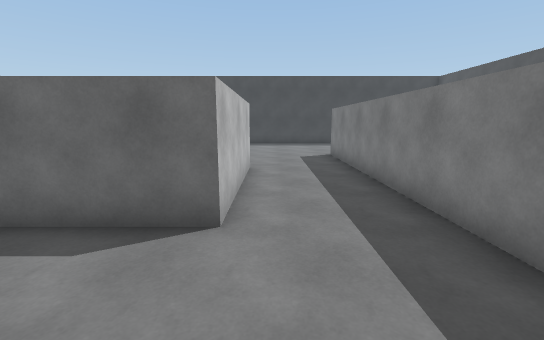
[1] (above)

22 first-person views from a walk through a 3-D level made in the Unity game engine. The camera is 1.5 m above the floor, tilts 10° down and sees 90° across. The floor is counted in squares, 1 m on a side. Each view is taken from the middle of a square. On the plan, view 1 faces up. The plan holds only what a view shows up to about 14 squares ahead; the rest is blank. Surface patterns are stand-ins for the level's own textures.

[2]
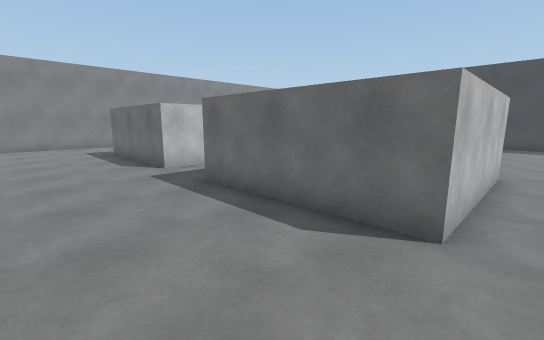

[3]
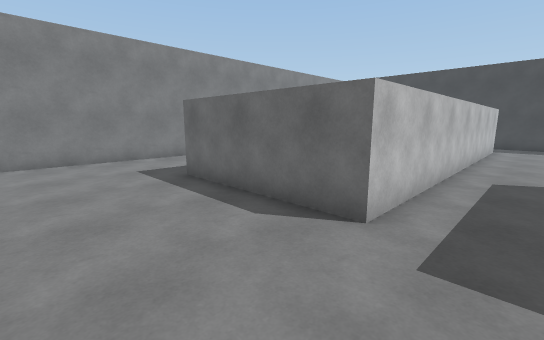

[4]
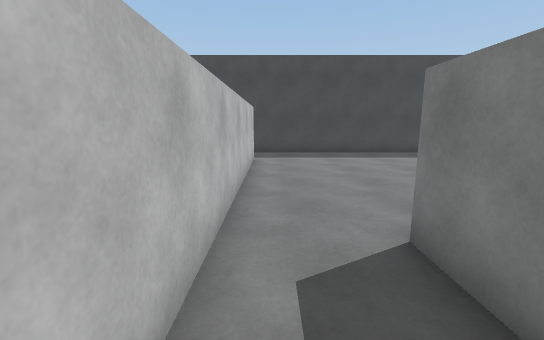

[5]
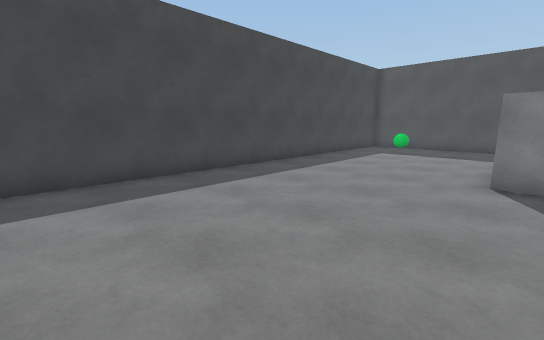

[6]
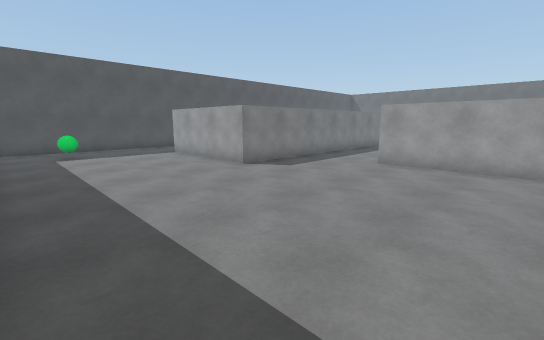

[7]
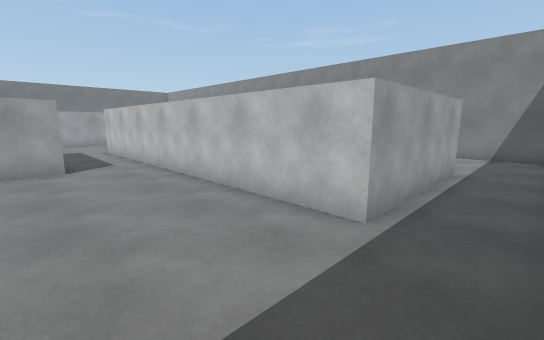

[8]
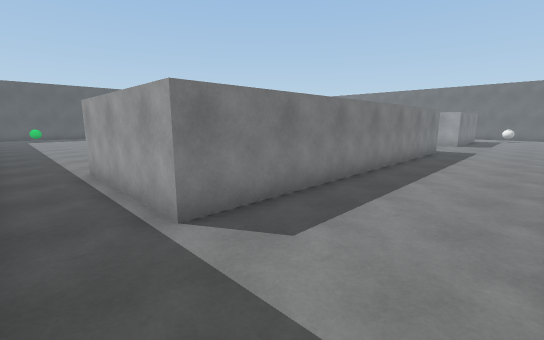

[9]
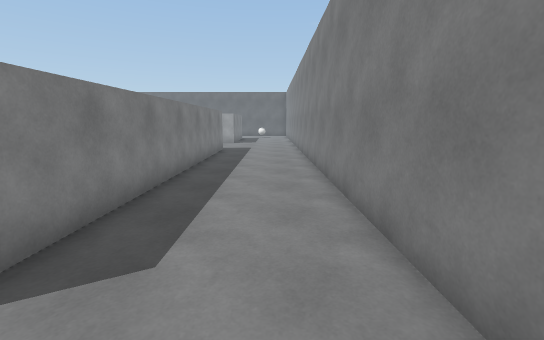

[10]
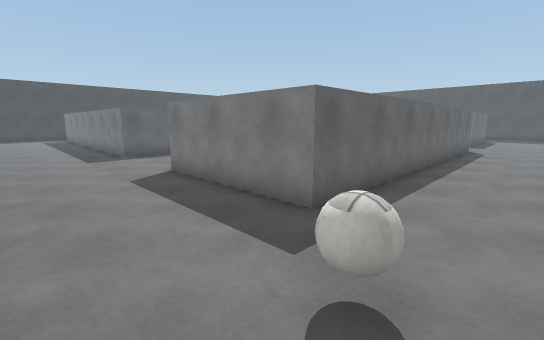

[11]
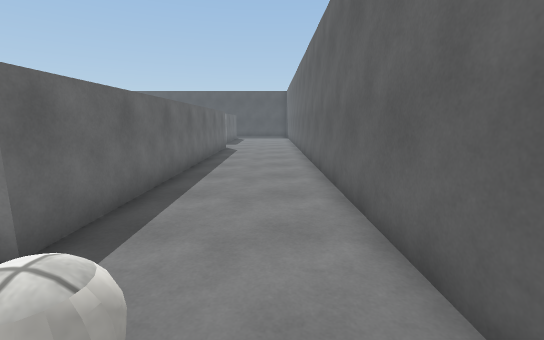

[12]
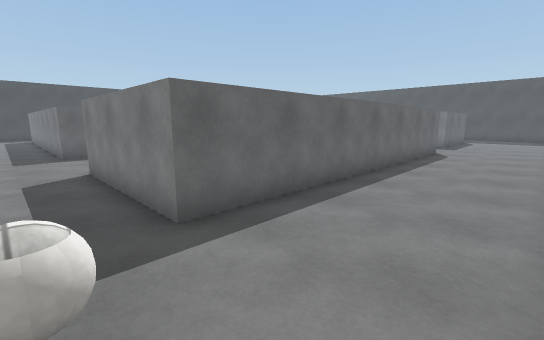

[13]
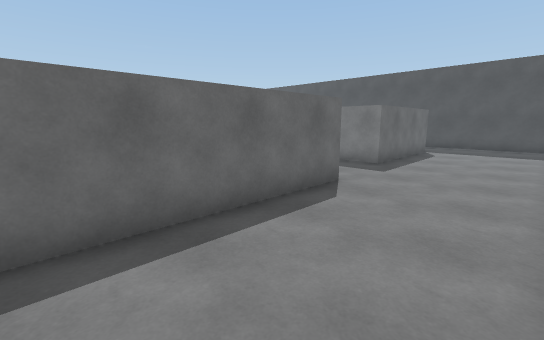

[14]
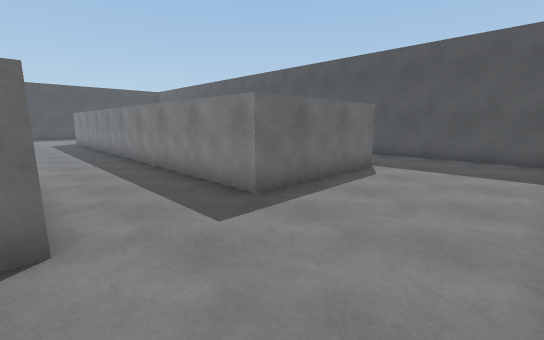

[15]
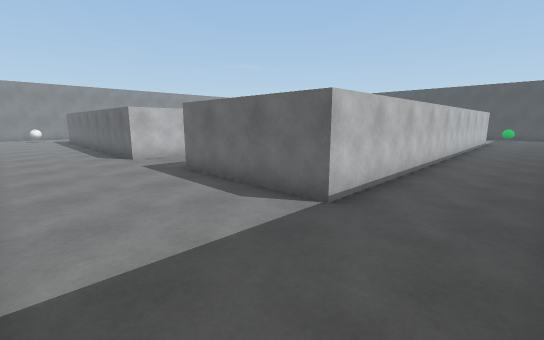

[16]
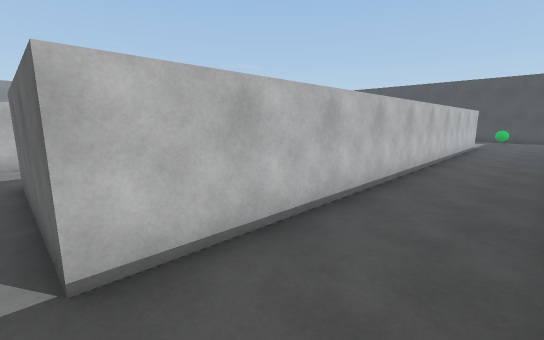

[17]
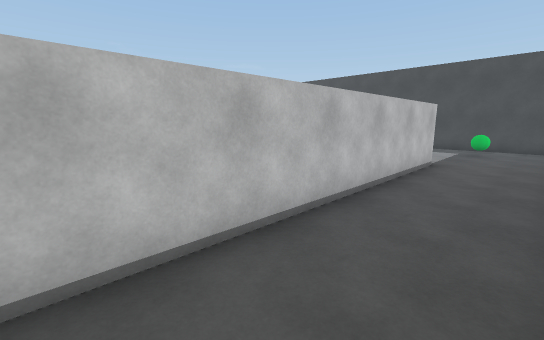

[18]
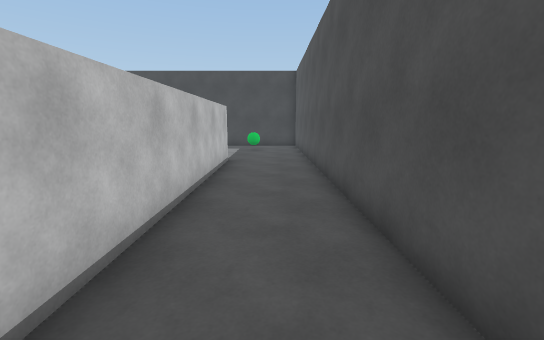

[19]
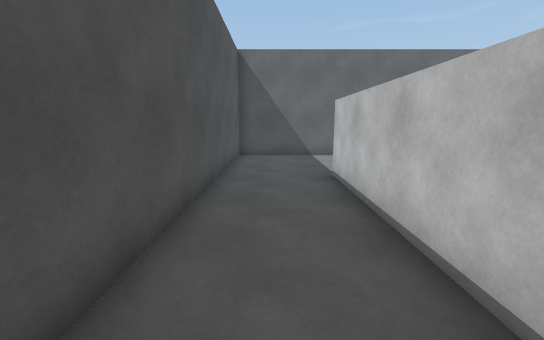

[20]
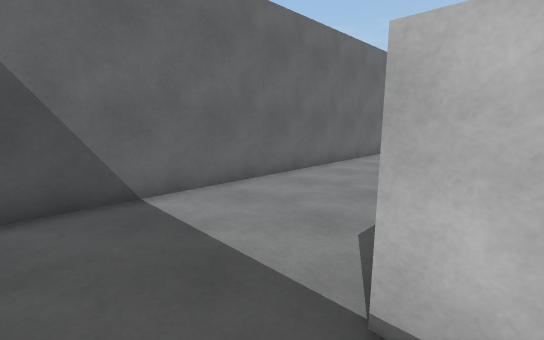

[21]
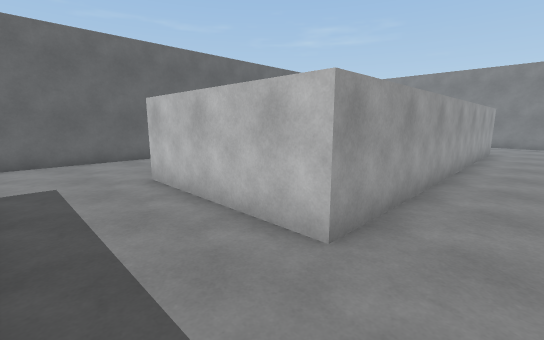

[22]
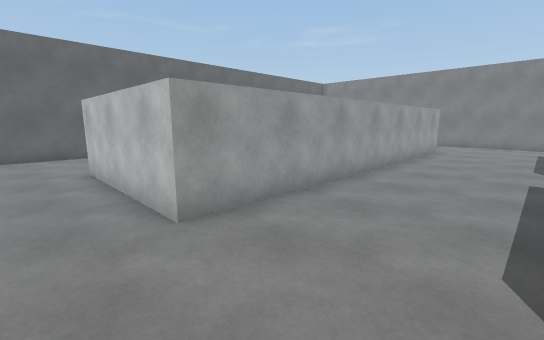

### Floor plan
Points are (right, up) in squares from view 1. A wall is a line through its corners. A room is listed if a view was taken in it or the views show most of it. See-through windows are left out.
Room 1 (views 1, 2, 3, 4, 5, 6, 7, 8, 9, 10, 11, 12, 13, 14, 15, 16, 17, 18, 19, 20, 21, 22)
walls: (-8.7, 3.8) (-14.3, 3.8) (-14.3, 17.3) (-8.7, 17.3) (-8.7, 3.8); (-0.8, -0.7) (-0.8, -6.3) (-14.3, -6.3) (-14.3, -0.7) (-0.8, -0.7); (-6.2, 7.5) (-6.2, 9.2) (-0.8, 9.2) (-0.8, 3.8) (-6.2, 3.8); (2.8, -5.8) (2.8, 12.7) (8.3, 12.7) (8.3, -5.8) (2.8, -5.8); (11.5, 3.2) (11.5, 19); (-15.8, -10.5) (11.5, -10.5) (11.5, 0.8); (-18.5, 19.1) (-18.5, -0.1); (11.1, 19.5) (-8.9, 19.5)
objects: ball (-16, -8); green ball (9, 17)

Where each view was taken, in squares from view 1:
view 1: 0 up, 0 right, facing up
view 2: 0 up, 0 right, facing up-left
view 3: 0 up, 7 left, facing up-left
view 4: 6 up, 8 left, facing up
view 5: 12 up, 5 left, facing up-right
view 6: 19 up, 5 left, facing down-right
view 7: 19 up, 5 left, facing down-left
view 8: 19 up, 18 left, facing down-right
view 9: 19 up, 17 left, facing down
view 10: 9 down, 18 left, facing up-right
view 11: 9 down, 17 left, facing right
view 12: 10 down, 16 left, facing up-right
view 13: 10 down, 7 left, facing up-right
view 14: 10 down, 1 left, facing up-right
view 15: 10 down, 11 right, facing up-left
view 16: 6 down, 11 right, facing up-left
view 17: 2 up, 11 right, facing up-left
view 18: 2 up, 10 right, facing up
view 19: 2 up, 10 right, facing down
view 20: 5 down, 10 right, facing down-left
view 21: 1 up, 2 right, facing down-left
view 22: 3 up, 1 right, facing down-left
